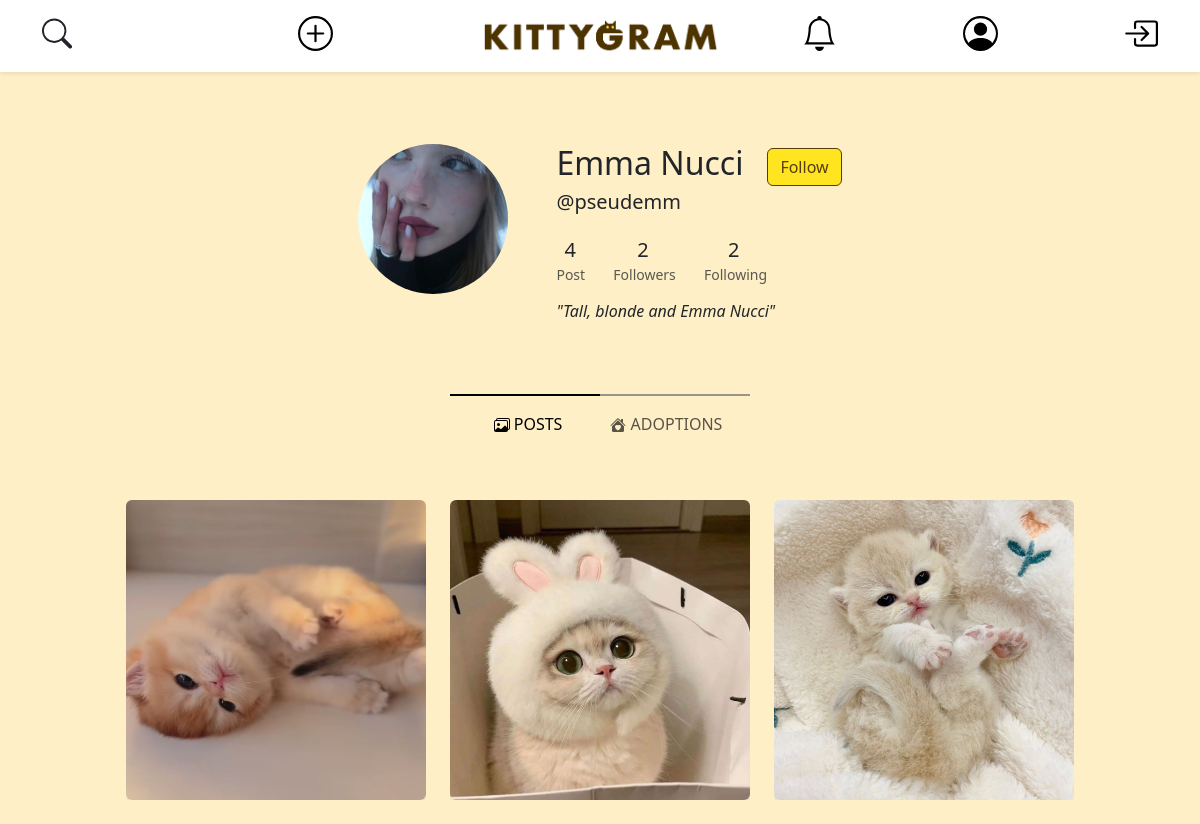
Screenshot of /open-profile.php?username=pseudemm with the database file from the repository.
### tables this page shows
CREATE TABLE IF NOT EXISTS ACCOUNT (
    user_id INT AUTO_INCREMENT PRIMARY KEY,
    username VARCHAR(25) NOT NULL UNIQUE,
    email VARCHAR(319) NOT NULL UNIQUE,
    password VARCHAR(512) NOT NULL,  
    salt VARCHAR(512) NOT NULL,
    first_name VARCHAR(25) NOT NULL,
    last_name VARCHAR(25) NOT NULL,
    user_bio VARCHAR(255) NOT NULL DEFAULT " ",
    profile_pic_id INT DEFAULT 1,
    city_id INT
);

CREATE TABLE IF NOT EXISTS MEDIA (
    media_id INT AUTO_INCREMENT PRIMARY KEY,
    file_name VARCHAR(255) NOT NULL,
    post_id INT
);

### db-config.php (called while the page is built, shortened)
<?php
$dbname = "kittygram";
require_once("db/database.php");
$dbh = new DatabaseHelper($dbname);

### db/database.php (called while the page is built, shortened)
<?php
class DatabaseHelper
{
    private $db;
    public function __construct($dbname, $servername = "localhost", $username = "root", $password = "", $port = 3306)
    {
        $this->db = new mysqli($servername, $username, $password, $dbname, $port);
    }
    public function getIdFromUsername($username)
    {
        $stmt = $this->db->prepare("SELECT user_id FROM account WHERE account.username = ? LIMIT 1");
        $stmt->bind_param("s", $username);
        $stmt->execute();
        $result = $stmt->get_result()->fetch_all(MYSQLI_ASSOC)[0];
        return count($result) > 0 ? $result['user_id'] : 0;
    }
    public function getAccountFromUsername($username)
    {
        $query = "SELECT user_id as id, username, file_name as pic, first_name, last_name, user_bio, email FROM account
                    LEFT JOIN media ON account.profile_pic_id = media.media_id
                    WHERE account.username = ?
                    LIMIT 1;";
        $stmt = $this->db->prepare($query);
        $stmt->bind_param("s", $username);
        $stmt->execute();
        $result = $stmt->get_result();
        return $result->fetch_all(MYSQLI_ASSOC)[0];
    }
    public function isUsernameTaken($username)
    {
        $query = "SELECT * FROM ACCOUNT WHERE username = ?";
        $lowerUsername = strtolower($username);
        $stmt = $this->db->prepare($query);
        $stmt->bind_param("s", $lowerUsername);
        $stmt->execute();
        $result = $stmt->get_result();
        if ($result && $result->num_rows > 0) {
            return true;
        } else {
            return false;
        }
    }
    function getMediasByPostId($post_id)
    {
        $query = "SELECT file_name FROM MEDIA WHERE post_id = ?";
        $stmt = $this->db->prepare($query);
        $stmt->bind_param("i", $post_id);
        $stmt->execute();
        $result = $stmt->get_result();
        $files = [];
        while ($row = $result->fetch_assoc()) {
            $files[] = $row['file_name'];
        }
        return $files;
    }
    public function getFollowedAccount($user_id)
    {
        $query = "SELECT username, file_name
                    FROM account LEFT JOIN follow ON account.user_id = follow.followed
                    LEFT JOIN media ON account.profile_pic_id = media.media_id
                    WHERE follow.follower = ?;";
        $stmt = $this->db->prepare($query);
        $stmt->bind_param("i", $user_id);
        $stmt->execute();
        $result = $stmt->get_result();
        return $result->fetch_all(MYSQLI_ASSOC);
    }
    public function getFollowersAccount($user_id)
    {
        $query = "SELECT username, file_name
                    FROM account LEFT JOIN follow ON account.user_id = follow.follower
                    LEFT JOIN media ON account.profile_pic_id = media.media_id
                    WHERE follow.followed = ?;";
        $stmt = $this->db->prepare($query);
        $stmt->bind_param("i", $user_id);
        $stmt->execute();
        $result = $stmt->get_result();
        return $result->fetch_all(MYSQLI_ASSOC);
    }
    public function getNumPostFromId($user_id)
    {
        $stmt = $this->db->prepare("SELECT COUNT(*) AS num_posts FROM POST WHERE user_id = ?");
        $stmt->bind_param('i', $user_id);
        $stmt->execute();
        $stmt->bind_result($numPost);
        return $numPost;
    }
    public function getUserPosts($idOrUsername)
    {
        $query = "SELECT post.post_id,
                     CASE
                        WHEN adoption.post_id IS NOT NULL THEN 1
                        ELSE 0
                     END AS is_adoption
              FROM post
              LEFT JOIN account ON post.user_id = account.user_id
              LEFT JOIN adoption ON post.post_id = adoption.post_id
              WHERE account.username = ?
                 OR account.user_id = ?
              ORDER BY post.post_id DESC";
        $stmt = $this->db->prepare($query);
        $stmt->bind_param("si", $idOrUsername, $idOrUsername);
        $stmt->execute();
        $result = $stmt->get_result()->fetch_all(MYSQLI_ASSOC);
        $userPosts = array('posts' => array(), 'adoptions' => array());
        foreach ($result as &$post) {
            $post['media'] = $this->getMediasByPostId($post['post_id']);
            if ($post['is_adoption']) {
                $userPosts['adoptions'][] = $post;
            } else {
                $userPosts['posts'][] = $post;
            }
        }
        return $userPosts;
    }
    public function isFollowing($follower, $followed)
    {
        $follower_id = $this->getIdFromUsername($follower);
        $followed_id = $this->getIdFromUsername($followed);
        if (isset($follower_id, $followed_id)) {
            $query = "SELECT * FROM follow WHERE follow.follower = ? AND follow.followed = ? LIMIT 1;";
            $stmt = $this->db->prepare($query);
            $stmt->bind_param("ii", $follower_id, $followed_id);
            $stmt->execute();
            $stmt->store_result();
            return $stmt->num_rows();
        }
        return 0;
    }
}

### open-profile.php (the view, shortened to what this page needs)
<?php
require_once ("db-config.php");
if (isset($_GET['username']) && $dbh->isUsernameTaken($_GET['username'])): ?>
  <!DOCTYPE html>
  <html lang="en">
  <head>
    <link rel="stylesheet" href="./css/style.css" />
    <link href="https://cdn.jsdelivr.net/npm/bootstrap@5.3.3/dist/css/bootstrap.min.css" rel="stylesheet"
 />
    <?php
    $accountResult = $dbh->getAccountFromUsername($_GET['username']);
    $posts = $dbh->getUserPosts($_GET['username']);
    $followers = $dbh->getFollowersAccount($accountResult['id']);
    $following = $dbh->getFollowedAccount($accountResult['id']);
    ?>
  </head>
  <body>
    <?php require_once ("./components/navbar.php") ?>
    <div id="followersModalContainer"> <?php echo require_once ("./modals/followers-modal.php") ?></div>
    <div id="followingModalContainer"> <?php echo require_once ("./modals/following-modal.php") ?> </div>
    <div class="container d-flex justify-content-center mt-5 py-5">
      <img src="./img/<?php echo $accountResult['pic']; ?>" class="rounded-circle" alt="profile-pic" width="150"
        height="150" />
      <ul class="ms-5">
        <li class="list-group-item d-flex justify-content-between align-items-center" id="name-last-name">
          <h2><?php echo $accountResult['first_name'] . " " . $accountResult['last_name']; ?></h2>
          <?php if ($accountResult['username'] == $_SESSION['username']): ?>
            <button type="button" class="btn btn-light ms-4" id="user-settings-button" name="user-settings-button">
              Edit Profile
            </button>
          <?php else: ?>
            <?php
            $isFollowing = $dbh->isFollowing($_SESSION['username'], $accountResult['username']);
            $buttonDesignClass = $isFollowing ? "btn-light" : "btn-primary";
            $buttonText = $isFollowing ? "Following" : "Follow";
            ?>
            <button id="followButton" type="button" class="btn ms-4 btn-light <?php echo $buttonDesignClass ?>"
              followed="<?php echo htmlspecialchars($accountResult['username']); ?>"
              follower="<?php echo htmlspecialchars($_SESSION['username']); ?>">
              <?php echo $buttonText ?>
            </button>
          <?php endif; ?>
        </li>
        <li class="list-group-item">
          <h5>@<?php echo $accountResult['username'] ?></h5>
        </li>
        <li class="list-inline-item mt-3 me-4">
          <h5 class="font-weight-bold mb-0 d-block ms-2 ">
            <?php echo $dbh->getNumPostFromId($accountResult['id']) ?>
          </h5>
          <small class="text-muted"> <i class="fas fa-image mr-1"></i>Post</small>
        </li>
        <li class="list-inline-item me-4">
          <h5 class="font-weight-bold mb-0 d-block ms-4" data-bs-toggle="modal" data-bs-target="#followersModal" role="button">
            <?php echo count($followers) ?>
          </h5>
          <small class="text-muted">
            <i class="fas fa-user mr-1"></i>Followers</small>
        </li>
        <li class="list-inline-item">
          <h5 class="font-weight-bold mb-0 d-block ms-4" data-bs-toggle="modal" data-bs-target="#followingModal" role="button">
            <?php echo count($following) ?>
          </h5>
          <small class="text-muted">
            <i class="fas fa-user mr-1"></i>Following</small>
        </li>
        <li class="list-group-item mt-3">
          <h6>
            <em><?php echo nl2br(wordwrap($accountResult['user_bio'], 50, "\n", true)); ?></em>
          </h6>
        </li>
      </ul>
    </div>
    <?php
    $current_route = isset($_GET['route']) && ($_GET['route'] == 'posts' || $_GET['route'] == 'adoptions') ? $_GET['route'] : 'posts';
    ?>
    <div class=" container-fluid justify-content-center ">
      <div class="active-indicator-container">
        <div class="active-indicator">
          <div class="half-bar half-bar-left <?php echo $current_route == 'posts' ? 'active' : 'inactive'; ?>">
          </div>
          <div class="half-bar half-bar-right <?php echo $current_route == 'adoptions' ? 'active' : 'inactive'; ?>">
          </div>
        </div>
      </div>
    </div>
    <nav class="navbar navbar-expand">
      <div class="container-fluid">
        <div class="collapse navbar-collapse justify-content-center" id="navbarNavAltMarkup">
          <div class="navbar-nav mx-auto">
            <a class="nav-link mx-3 <?php echo $current_route == 'posts' ? 'active' : ''; ?>" aria-current="page"
              href="open-profile.php?username=<?php echo $accountResult['username'] ?>">
               POSTS</a>
            <a class="nav-link mx-3 <?php echo $current_route == 'adoptions' ? 'active' : ''; ?>"
              href="open-profile.php?username=<?php echo $accountResult['username'] ?>&route=adoptions">
               ADOPTIONS</a>
          </div>
        </div>
      </div>
    </nav>
    <?php
    if ($current_route === 'adoptions') {
      $postToShow = $posts['adoptions'];
    } else if ($current_route === 'posts') {
      $postToShow = $posts['posts'];
    }
    ?>
    <div class=" mt-5 container text-center justify-content-center" id="userPostsContainer">
      <?php if (count($postToShow) > 0): ?>
        <div class="row row-cols-auto justify-content-center">
          <?php foreach ($postToShow as $post): ?>
            <div class="col">
              <a href="open-post.php?post_id=<?php echo $post['post_id'] ?>">
                <div class="post-image-container-profile mb-4"> <img src="./img/<?php echo $post['media'][0] ?>"
                    class="img-fluid rounded shadow-sm" alt="" /></div>
              </a>
            </div>
          <?php endforeach; ?>
        </div>
      <?php else: ?>
        <p>No kittens here yet 😿</p>
      <?php endif; ?>
    </div>
  </body>
  </html>
<?php else:
  header('Location: ./index.php');
endif;

### components/navbar.php (shortened to what this page needs)
<header class="nav p-2 fixed-top shadow-sm bg-white justify-content-between">
    <div class="container">
        <div class="row">
            <div class="col-2 text-start mt-2 mb-2">
            </div>
            <div class="col-2 text-center mt-2 mb-2">
            </div>
            <div class="col-4 d-flex justify-content-center mt-2 mb-2">
                <a href="index.php">
                    <img src="./img/KittyGram_Logo.png" alt="Kittygram" width="250" class="desktop-img" />
                </a>
            </div>
            <div class="col-1 text-start mt-2 mb-2">
            </div>
            <div class="col-2 text-center mt-2 mb-2">
                <a href="open-profile.php?username=<?php echo $_SESSION['username'] ?>">
                    <svg xmlns="http://www.w3.org/2000/svg" width="35" height="35" class="bi bi-person-circle"
                        viewBox="0 0 16 16">
                        <path d="M11 6a3 3 0 1 1-6 0 3 3 0 0 1 6 0" />
                        <path fill-rule="evenodd"
                            d="M0 8a8 8 0 1 1 16 0A8 8 0 0 1 0 8m8-7a7 7 0 0 0-5.468 11.37C3.242 11.226 4.805 10 8 10s4.757 1.225 5.468 2.37A7 7 0 0 0 8 1" />
                    </svg>
                </a>
            </div>
            <div class="col-1 text-end mt-2 mb-2">
                <a title="logout" href="./api/logout.php">
                </a>
            </div>
        </div>
    </div>
</header>
<?php require_once ("./modals/new-post-modal.php"); ?>

### modals/new-post-modal.php (shortened to what this page needs)
<link rel="stylesheet" href="css/style.css">

### css/style.css (style rules this page uses)
:root { --primary-color: #573c0c; --secondary-color: #ffe51f; --bg-color: #feefc6 !important; --btn-primary-color: #ffe51f; --btn-secondary-color: #feefc6; }
body, header, .card, nav { background-color: var(--bg-color) !important; }
ul { list-style-type: none; padding: 0; }
.btn-primary { background-color: var(--secondary-color) !important; border-color: var(--primary-color) !important; color: var(--primary-color) !important; }
.active-indicator { display: flex !important; height: 2px !important; width: 50% !important; max-width: 300px !important; }
.active-indicator-container { display: flex !important; justify-content: center !important; }
.active-indicator .half-bar { flex: 1 !important; }
.half-bar-left.active, .half-bar-right.active { background-color: #000 !important; }
.half-bar-left.inactive, .half-bar-right.inactive { background-color: #9a9589 !important; }
.post-image-container-profile { width: 300px !important; height: 300px !important; overflow: hidden !important; display: flex !important; justify-content: center !important; align-items: center !important; }
.post-image-container-profile img { min-width: 250px; min-height: 250px; object-fit: cover; width: 100%; height: 100%; }
.desktop-img { display: block; }

### rows the page displays
account: profile_pic.file_name (picture), first_name "Emma", last_name "Nucci", username "pseudemm", user_bio "\"Tall, blonde and Emma Nucci\""

### other values shown
$buttonText "Follow"
$dbh->getNumPostFromId($accountResult['id']) "4"
count($followers) "2"
count($following) "2"
